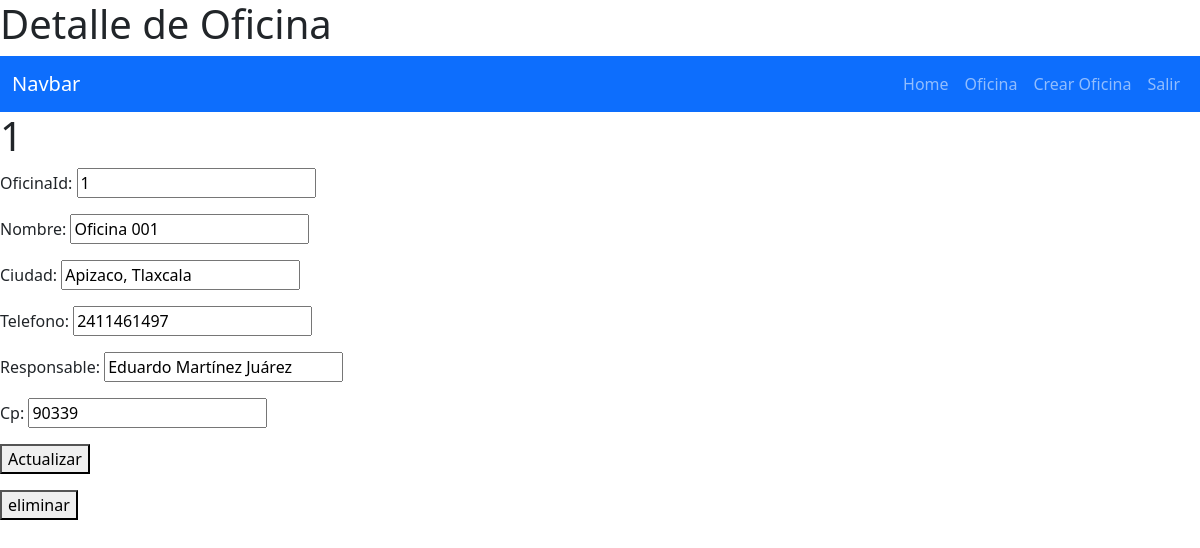
Page /oficinaDetalle/1/ (signed in) on the earlier database version.
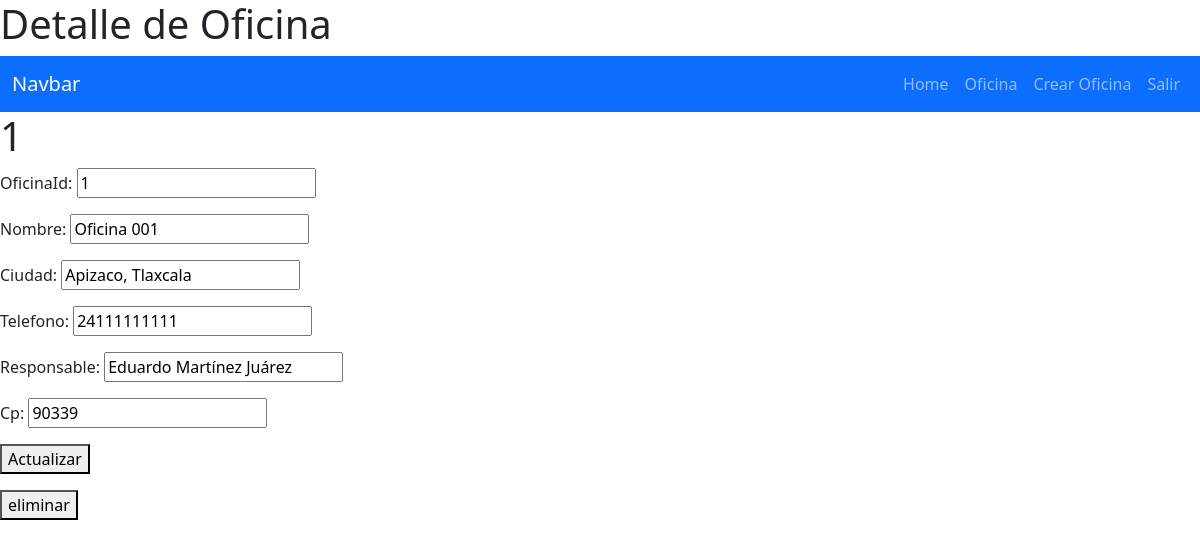
Same page on the later database version.
### CatalogoDePlacas/models.py (models this page shows, shortened)
class Oficina(models.Model):
    oficinaId = models.IntegerField(default=1)
    nombre = models.CharField(max_length=40)
    ciudad = models.CharField(max_length=30)
    telefono = models.CharField(max_length=15)
    responsable = models.CharField(max_length=40, null=True)
    cp = models.CharField(max_length=5, default=0)

### CatalogoDePlacas/views.py (the view, shortened to what this page needs)
# urls.py: path('oficinaDetalle/<int:oficinaId>/', views.oficinaDetalle, name='oficinaDetalle'),
@login_required
def oficinaDetalle(request, oficinaId):
    if request.method =='GET':
        oficina = get_object_or_404(Oficina,pk=oficinaId)
        form = OficinaForm(instance=oficina)
        return render(request, 'oficinaDetalle.html', {
            'oficina': oficina,
            'form': form
        })

### CatalogoDePlacas/forms.py
class OficinaForm(ModelForm):
    class Meta:
        model = Oficina
        fields = ['oficinaId','nombre', 'ciudad', 'telefono','responsable','cp']

### CatalogoDePlacas/templates/oficinaDetalle.html (shortened to what this page needs)
<h1>Detalle de Oficina</h1>
{% extends 'base.html' %}
{% block content%}
    <h1>{{oficina.oficinaId}}</h1>
    <form method="POST">
        {{form.as_p}}
        <button>
            Actualizar
        </button>
    </form>
    <form action="{% url 'oficinaEliminar' oficina.oficinaId %}" method="POST" >
        <button>
            eliminar
        </button>
    </form>
{% endblock %}

Differences in the rows shown:
changed Oficina "Oficina 001": telefono "2411461497" → "24111111111"
